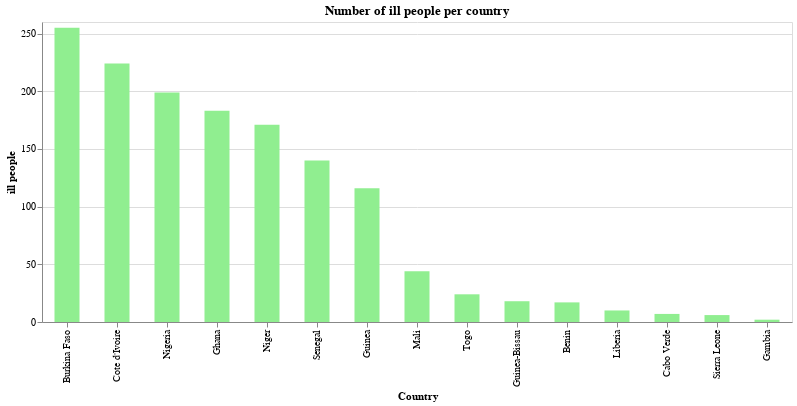

Source (notebook cell):
### Markdown cell above
### Number of ill patients

### Code cell
source = covid_ana_sort
alt.Chart(source).mark_bar(size = 25).encode(x = alt.X('Country', sort='-y'), y = 'ill people', color = alt.value('lightgreen'),).properties(width = alt.Step(50), height = 300, title = 'Number of ill people per country').interactive()

### Figure 1 — Vega-Lite specification as saved in the notebook (floating-point values rounded to 4 significant figures)
{"config": {"view": {"continuousWidth": 400, "continuousHeight": 300}}, "data": {"name": "data-f2d2799033daaa7a3b34d206750e1156"}, "mark": {"type": "bar", "size": 25}, "encoding": {"color": {"value": "lightgreen"}, "x": {"type": "nominal", "field": "Country", "sort": "-y"}, "y": {"type": "quantitative", "field": "ill people"}}, "height": 300, "selection": {"selector002": {"type": "interval", "bind": "scales", "encodings": ["x", "y"]}}, "title": "Number of ill people per country", "width": {"step": 50}, "$schema": "https://vega.github.io/schema/vega-lite/v4.0.2.json", "datasets": {"data-f2d2799033daaa7a3b34d206750e1156": [{"Country": "Burkina Faso", "Lat": 12.24, "Long": -1.562, "Date": "2020-04-05T00:00:00", "Confirmed_cases": 345, "Dead": 17, "Recovered": 90, "ill people": 255, "Death rate": 0.04928, "Recovered rate": 0.2609}, {"Country": "Cote d'Ivoire", "Lat": 7.54, "Long": -5.547, "Date": "2020-04-05T00:00:00", "Confirmed_cases": 261, "Dead": 3, "Recovered": 37, "ill people": 224, "Death rate": 0.01149, "Recovered rate": 0.1418}, {"Country": "Nigeria", "Lat": 9.082, "Long": 8.675, "Date": "2020-04-05T00:00:00", "Confirmed_cases": 232, "Dead": 5, "Recovered": 33, "ill people": 199, "Death rate": 0.02155, "Recovered rate": 0.1422}, {"Country": "Senegal", "Lat": 14.5, "Long": -14.45, "Date": "2020-04-05T00:00:00", "Confirmed_cases": 222, "Dead": 2, "Recovered": 82, "ill people": 140, "Death rate": 0.009009, "Recovered rate": 0.3694}, {"Country": "Ghana", "Lat": 7.947, "Long": -1.023, "Date": "2020-04-05T00:00:00", "Confirmed_cases": 214, "Dead": 5, "Recovered": 31, "ill people": 183, "Death rate": 0.02336, "Recovered rate": 0.1449}, {"Country": "Niger", "Lat": 17.61, "Long": 8.082, "Date": "2020-04-05T00:00:00", "Confirmed_cases": 184, "Dead": 10, "Recovered": 13, "ill people": 171, "Death rate": 0.05435, "Recovered rate": 0.07065}, {"Country": "Guinea", "Lat": 9.946, "Long": -9.697, "Date": "2020-04-05T00:00:00", "Confirmed_cases": 121, "Dead": 0, "Recovered": 5, "ill people": 116, "Death rate": 0.0, "Recovered rate": 0.04132}, {"Country": "Mali", "Lat": 17.57, "Long": -3.996, "Date": "2020-04-05T00:00:00", "Confirmed_cases": 45, "Dead": 5, "Recovered": 1, "ill people": 44, "Death rate": 0.1111, "Recovered rate": 0.02222}, {"Country": "Togo", "Lat": 8.62, "Long": 0.8248, "Date": "2020-04-05T00:00:00", "Confirmed_cases": 44, "Dead": 3, "Recovered": 20, "ill people": 24, "Death rate": 0.06818, "Recovered rate": 0.4545}, {"Country": "Benin", "Lat": 9.308, "Long": 2.316, "Date": "2020-04-05T00:00:00", "Confirmed_cases": 22, "Dead": 0, "Recovered": 5, "ill people": 17, "Death rate": 0.0, "Recovered rate": 0.2273}, {"Country": "Guinea-Bissau", "Lat": 11.8, "Long": -15.18, "Date": "2020-04-05T00:00:00", "Confirmed_cases": 18, "Dead": 0, "Recovered": 0, "ill people": 18, "Death rate": 0.0, "Recovered rate": 0.0}, {"Country": "Liberia", "Lat": 6.428, "Long": -9.43, "Date": "2020-04-05T00:00:00", "Confirmed_cases": 13, "Dead": 3, "Recovered": 3, "ill people": 10, "Death rate": 0.2308, "Recovered rate": 0.2308}, {"Country": "Cabo Verde", "Lat": 16.54, "Long": -23.04, "Date": "2020-04-05T00:00:00", "Confirmed_cases": 7, "Dead": 1, "Recovered": 0, "ill people": 7, "Death rate": 0.1429, "Recovered rate": 0.0}, {"Country": "Sierra Leone", "Lat": 8.461, "Long": -11.78, "Date": "2020-04-05T00:00:00", "Confirmed_cases": 6, "Dead": 0, "Recovered": 0, "ill people": 6, "Death rate": 0.0, "Recovered rate": 0.0}, {"Country": "Gambia", "Lat": 13.44, "Long": -15.31, "Date": "2020-04-05T00:00:00", "Confirmed_cases": 4, "Dead": 1, "Recovered": 2, "ill people": 2, "Death rate": 0.25, "Recovered rate": 0.5}]}}
